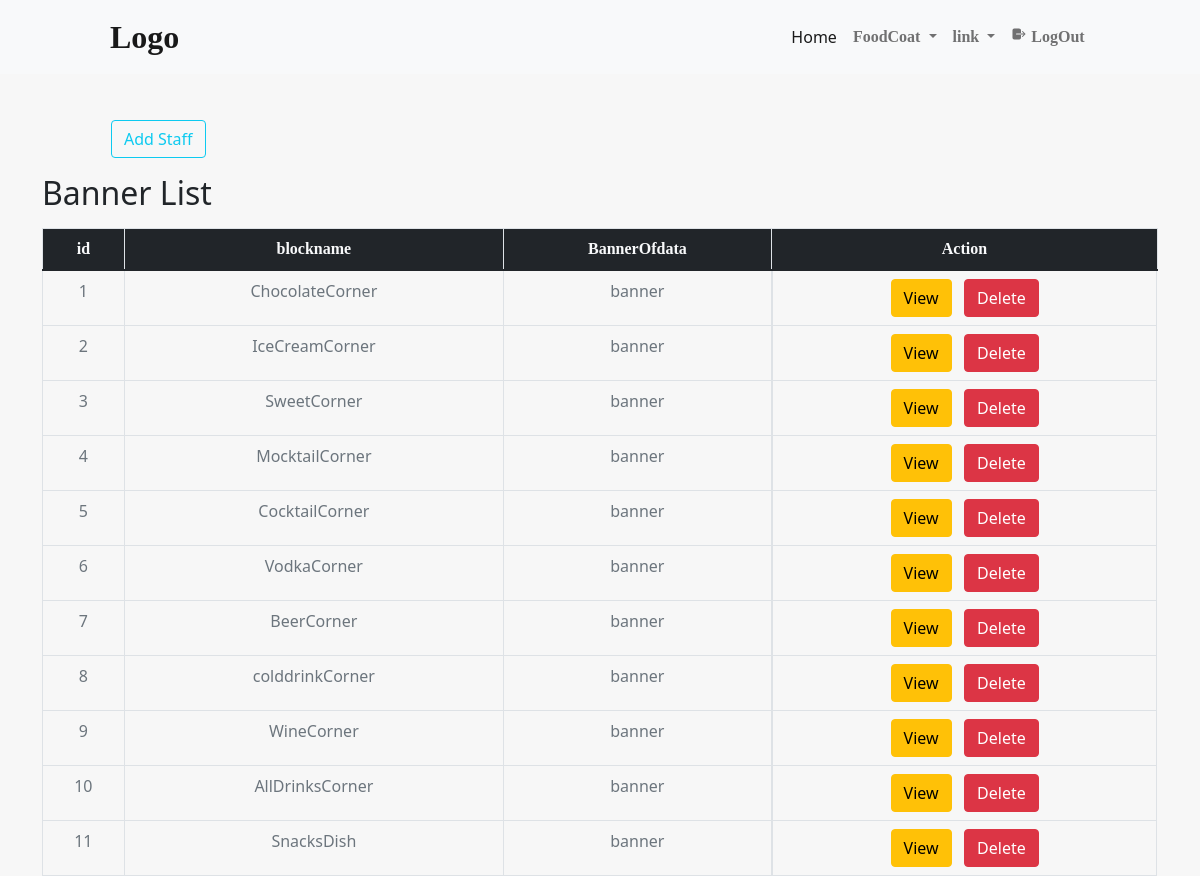
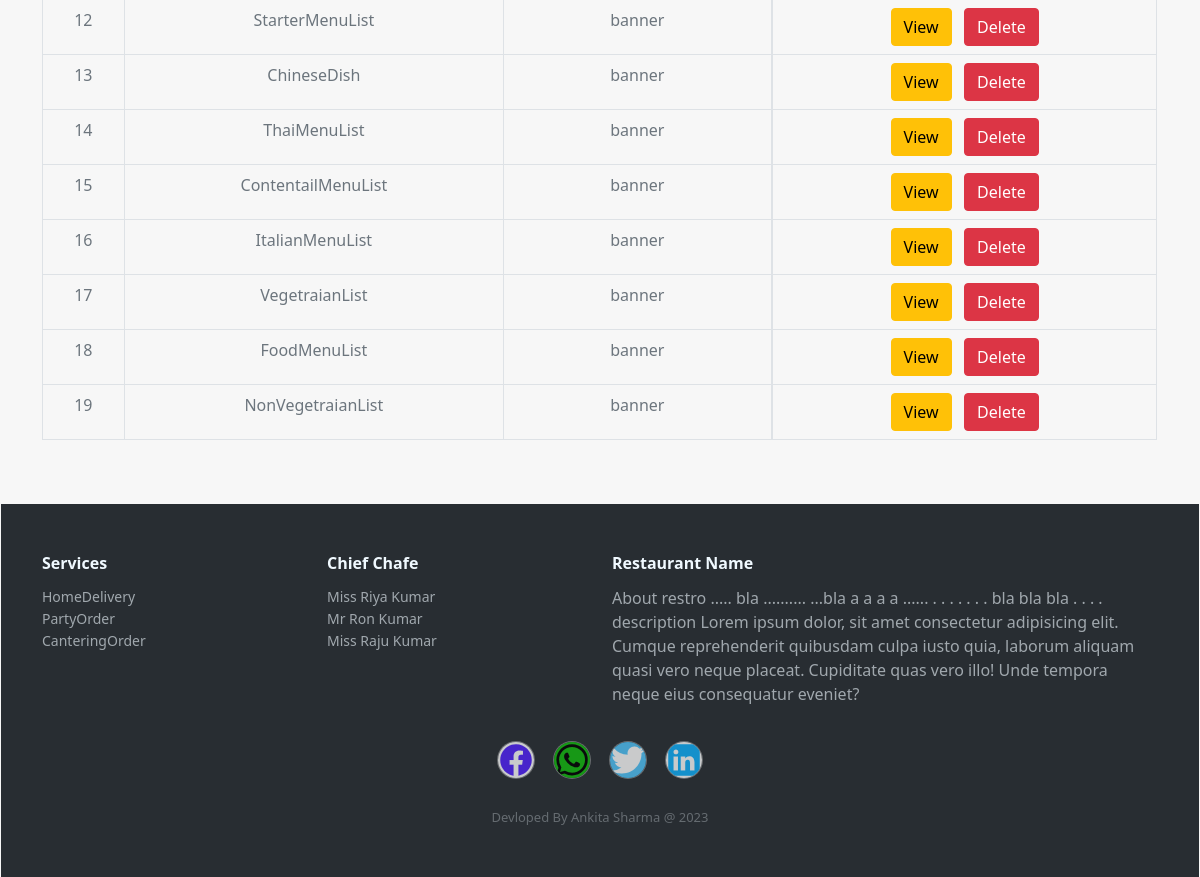
Page /manager/Banner/ (signed in) on the committed database (2 pictures, top to bottom).
### CustomerApp/models.py (models this page shows)
class CusDashboard(models.Model):
    blockname=models.CharField(max_length=300,choices=chooseFiled,unique=True)
    BannerOfdata=models.CharField(max_length=300)
    dishName=models.CharField(max_length=300,default='none')
    DishCost=models.CharField(max_length=100,default='0')
    BannerImage=models.FileField(upload_to="DashboardBanner/",max_length=600)

### ManagerApp/views.py (the view, shortened to what this page needs)
# urls.py: path('Banner/',Banner,name='Banner'),
def Banner(request):
    if 'ManagerUserid' not in request.session:
        return redirect("MangerLogin")
    obj=CusDashboard.objects.filter(BannerOfdata='banner')
    if obj:
        obj=obj.values('id','blockname','BannerOfdata')
    TableColumn=['id','blockname','BannerOfdata']
    return render(request,"manager/table_list.html",{'table':{'column':TableColumn,'data':obj,'header':'Banner List'}})

### template/manager/table_list.html (shortened to what this page needs)
{% extends 'manager/M_dashboard.html' %}
{% load static %}
{% block content %}
<div class="row">
  <form action="" method="post">
   <input  class="btn btn-outline-info mt-5 offset-sm-1" style="max-height: 5vh;max-width: 200px;" type="submit" name="_Add_" value="Add Staff">
  </form>
</div>
<div class="container mt-3">
    <h2>{{table.header}}</h2>
    <div class="table-responsive">
      <table class="table table-bordered">
        <thead>
          <tr class="bg-dark">
            {% for j in table.column %}
              <th class="text-light bold1 text-center">{{j}}</th>
            {% endfor %}
            <th class="text-light bold1 text-center ">Action</th>
          </tr>
        </thead>
        <tbody>
          {% for i in table.data  %}
          <tr>
            {% for j,k in i.items  %}
            <td class="text-secondary text-center"> {{k}} </td>
            {% endfor %}
            <td class="text-secondary d-flex justify-content-around">
              <form action="" method="post" class="d-flex inline">
                <a class="btn btn-warning" href="{% url 'bannerform' i.id %}">View</a>
                <input class="btn btn-danger" name="Delete" type="submit" value="Delete">
              </form>
          </td>
          </tr>
          {% endfor %}
        </tbody>
      </table>
    </div>
</div>
{% endblock  %}

### template/manager/M_dashboard.html (shortened to what this page needs)
{% load static %}
<!DOCTYPE html>
<html lang="en">
<head>
    <link rel="stylesheet" href="{% static 'css/commoncss/bootstrap_min.css' %}">
    <link rel="stylesheet" href="{% static 'css/customer/footer.css' %}">
    <link rel="stylesheet" href="{% static 'css/manager/Man_dashboar.css' %}">
</head>
<body style="background-color: rgba(241, 241, 241, 0.507);">
    <nav class="navbar navbar-expand-lg navbar-light bg-light fixed-top" >
        <div class="container-fluid">
          <div class="navbar-brand bold  offset-sm-1 " >Logo</div>
          <div class="collapse navbar-collapse  offset-sm-6" id="navbarScroll">
            <ul class="navbar-nav me-auto my-2 my-lg-0 navbar-nav-scroll" style="--bs-scroll-height: 100px;">
              <li class="nav-item">
                <a class="nav-link active" aria-current="page" href="{% url 'Ma_Dashboard' %}">Home</a>
              </li>
              <li class="nav-item dropdown">
                <a class="nav-link dropdown-toggle bold1" href="#" id="navbarScrollingDropdown" role="button" data-bs-toggle="dropdown" aria-expanded="false">
                  FoodCoat
                </a>
              </li>
              <li class="nav-item dropdown">
                <a class="nav-link dropdown-toggle bold1" href="#" id="navbarScrollingDropdown" role="button" data-bs-toggle="dropdown" aria-expanded="false">
                    link
                </a>
              </li>
              <li class="nav-item">
                <a class="nav-link bold1" href="{% url 'MangerLogOut' %}" tabindex="-1" aria-disabled="true">
                    <ion-icon class="relative-Position" style="top:24px" name="log-out"></ion-icon> LogOut
                </a>
              </li>
            </ul>
          </div>
        </div>
      </nav>
<section class="mangerBodyContent">
    <div class="container-fluid man_box ">
            {% block content %}{% endblock  %}
    </div>
    <div class="footer-dark mt-5">
        <footer>
            <div class="container">
                <div class="row">
                    <div class="col-sm-6 col-md-3 item">
                        <h3>Services</h3>
                        <ul>
                            <li><a href="#">HomeDelivery</a></li>
                            <li><a href="#">PartyOrder</a></li>
                            <li><a href="#">CanteringOrder</a></li>
                        </ul>
                    </div>
                    <div class="col-sm-6 col-md-3 item">
                        <h3>Chief Chafe</h3>
                        <ul>
                            <li><a href="#">Miss Riya Kumar</a></li>
                            <li><a href="#">Mr Ron Kumar</a></li>
                            <li><a href="#">Miss Raju Kumar</a></li>
                        </ul>
                    </div>
                    <div class="col-md-6 item text">
                        <h3>Restaurant Name</h3>
                        <p>
                            About restro ..... bla ..........
                            ...bla a a a a ...... . . . . . . . bla bla bla  . . . .
                            description Lorem ipsum dolor, sit amet consectetur adipisicing elit. Cumque reprehenderit quibusdam culpa iusto quia, laborum aliquam quasi vero neque placeat. Cupiditate quas vero illo! Unde tempora neque eius consequatur eveniet?
                        </p>
                    </div>
                    <div class="col item social">
                        <a style="overflow:hidden;" href="#"><ion-icon class="FooterLogo" style="color: rgb(82, 34, 255);background: #fff;" name="logo-facebook"></ion-icon></a>
                        <a style="overflow:hidden;" href="#"><ion-icon class="FooterLogo" style="color: rgb(0, 0, 0);background: rgba(13, 221, 6, 0.815);" name="logo-whatsapp"></ion-icon></a>
                        <a style="overflow:hidden;" href="#"><ion-icon class="FooterLogo" style="color: rgb(255, 255, 255);background: rgb(82, 199, 253);" name="logo-twitter"></ion-icon></a>
                        <a style="overflow:hidden;" href="#"><ion-icon class="FooterLogo" style="color: rgba(0, 174, 255, 0.945);background: #fff;" name="logo-linkedin"></ion-icon></a>
                    </div>
                </div>
                <p class="copyright">Devloped By Ankita Sharma @ 2023</p>
            </div>
        </footer>
    </div>
</section>
</body>
</html>

### static/css/customer/footer.css (style rules this page uses)
.footer-dark { padding:50px 0; color:#f0f9ff; background-color:#282d32; }
.footer-dark h3 { margin-top:0; margin-bottom:12px; font-weight:bold; font-size:16px; }
.footer-dark ul { padding:0; list-style:none; line-height:1.6; font-size:14px; margin-bottom:0; }
.footer-dark ul a { color:inherit; text-decoration:none; opacity:0.6; }
.footer-dark .item.text { margin-bottom:36px; }
.footer-dark .item.text p { opacity:0.6; margin-bottom:0; }
.footer-dark .item.social { text-align:center; }
.footer-dark .item.social > a { font-size:20px; width:36px; height:36px; line-height:36px; display:inline-block; text-align:center; border-radius:50%; box-shadow:0 0 0 1px rgba(255,255,255,0.4); margin:0 8px; color:#fff; opacity:0.75; }
.footer-dark .copyright { text-align:center; padding-top:24px; opacity:0.3; font-size:13px; margin-bottom:0; }
.FooterLogo { font-size: 4.5vh; }

### static/css/manager/Man_dashboar.css (style rules this page uses)
.mangerBodyContent { position: absolute; top: 9vh; left:.10%; width: 99.8%; max-height: 8000000000000vh; overflow: hidden; }
.man_box { min-height: 60vh; }
.bold { font-size: 4vh; font-family: serif; font-weight:900; }
.bold1 { font-family: serif; font-weight:600; }

### rows in the picture
CusDashboard: i "1" "ChocolateCorner" "banner"
CusDashboard: i "2" "IceCreamCorner" "banner"
CusDashboard: i "3" "SweetCorner" "banner"
CusDashboard: i "4" "MocktailCorner" "banner"
CusDashboard: i "5" "CocktailCorner" "banner"
CusDashboard: i "6" "VodkaCorner" "banner"
CusDashboard: i "7" "BeerCorner" "banner"
CusDashboard: i "8" "colddrinkCorner" "banner"
CusDashboard: i "9" "WineCorner" "banner"
CusDashboard: i "10" "AllDrinksCorner" "banner"
CusDashboard: i "11" "SnacksDish" "banner"
CusDashboard: i "12" "StarterMenuList" "banner"
CusDashboard: i "13" "ChineseDish" "banner"
CusDashboard: i "14" "ThaiMenuList" "banner"
CusDashboard: i "15" "ContentailMenuList" "banner"
CusDashboard: i "16" "ItalianMenuList" "banner"
CusDashboard: i "17" "VegetraianList" "banner"
CusDashboard: i "18" "FoodMenuList" "banner"
CusDashboard: i "19" "NonVegetraianList" "banner"

### other values in the picture
{{ table.header }} "Banner List"
{{ j }} "id" "blockname" "BannerOfdata"
